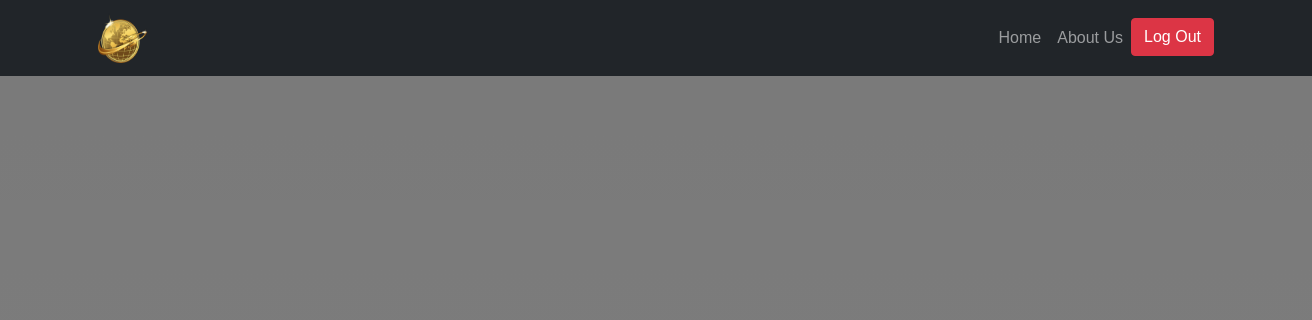
The app's page /main/, older data.
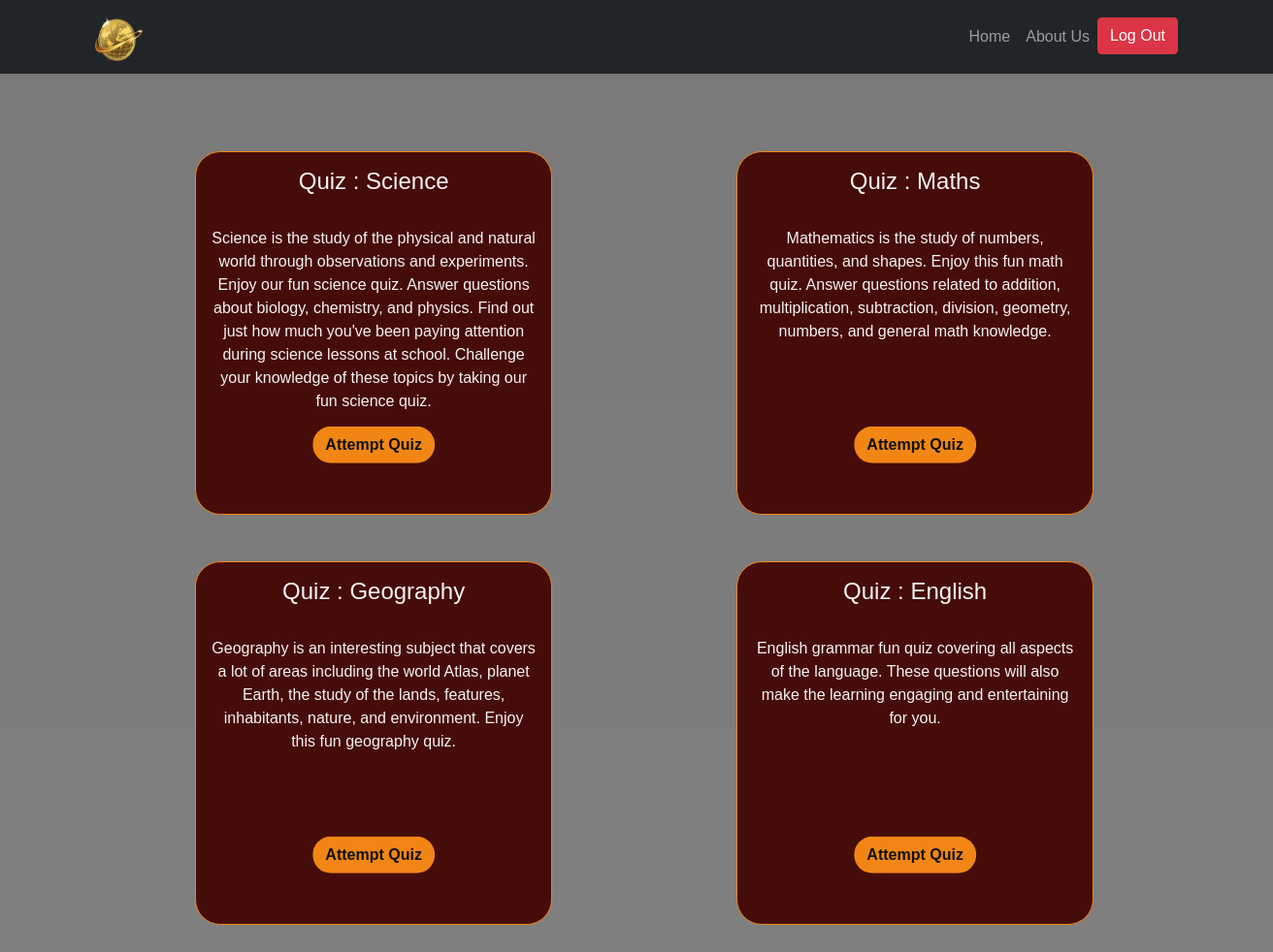
The same page, newer data.
### quiz_web/models.py (models this page shows, shortened)
class Quiz(models.Model):
    name = models.CharField(max_length=50)
    desc = models.CharField(max_length=500)
    number_of_questions = models.IntegerField(default=1)
    time = models.IntegerField(help_text="Duration of the quiz in seconds", default="1")

### quiz_web/views.py (the view)
# urls.py: path("main/",views.main, name="main"),
def main(request):
    quiz = Quiz.objects.all()
    para = {'quiz' : quiz}
    return render(request, 'quiz_web/main.html', para )

### quiz_web/Templates/quiz_web/main.html (shortened to what this page needs)
{% extends 'quiz_web/base.html' %}
{% load static %}
{% block body %}
<body>
<br><br><br>
<div style="margin-left: 13.5%;" class="container">
  <div class="container mx-auto mt-2">
    <div class="row">
      {% for i in quiz %}
      <div class="col-md-6">
        <div class="card" style="width: 23rem;">
          <div class="card-body text-center">
            <h4 class="card-title" style="text-align: center;">Quiz : {{i.name}}</h4>
            <br>
            <p class="card-text">{{i.desc}}</p>
            <br>
            <button data-bs-target="#exampleModal" data-bs-toggle="modal" data-time="{{i.time}}"
              data-questions="{{i.number_of_questions}}" data-name="{{i.name}}" data-id="{{i.id}}" id="btn"
              style="justify-content: center;" class="btn attempt mr-2 modal-button">
              Attempt Quiz</button>
          </div>
        </div>
      </div>
      {% endfor %}
    </div>
  </div>
</div>
</body>
{% endblock %}

### quiz_web/Templates/quiz_web/base.html (shortened to what this page needs)
<!DOCTYPE html>
<html lang="en">
<head>
  <link href="https://cdn.jsdelivr.net/npm/bootstrap@5.1.3/dist/css/bootstrap.min.css" rel="stylesheet">
</head>
{%load static%}
<body>
<nav class="navbar navbar-expand-lg navbar-dark bg-dark static-top">
  <div class="container">
    <a class="navbar-brand" href="#">
      <img src="{%static 'Image/Logo.png'%}" width="50" height="50">
    </a>
    <div class="collapse navbar-collapse" id="navbarSupportedContent">
      <ul class="navbar-nav ms-auto">
        <li class="nav-item">
          <a class="nav-link " aria-current="page" href="{%url 'main'%}">Home</a>
        </li>
        <li class="nav-item">
          <a class="nav-link" href="{%url 'about_us'%}">About Us</a>
        </li>
        <li class="nav-item">
          <a href="https://google.com" class="btn btn-danger">Log Out</a>
        </li>
      </ul>
    </div>
  </div>
</nav>
{% block body %}
{% endblock %}
</body>
</html>

Row changes from the older to the newer data that the page shows:
added Quiz: name "Science", desc "Science is the study of the physical and natural world through observations and experiments. Enjoy our fun science quiz. Answer questions about biology, chemistry, and physics. Find out just how much you've been paying attention during science lessons at school. Challenge your knowledge of these topics by taking our fun science quiz."
added Quiz: name "Maths", desc "Mathematics is the study of numbers, quantities, and shapes. Enjoy this fun math quiz. Answer questions related to addition, multiplication, subtraction, division, geometry, numbers, and general math knowledge."
added Quiz: name "Geography", desc "Geography is an interesting subject that covers a lot of areas including the world Atlas, planet Earth, the study of the lands, features, inhabitants, nature, and environment. Enjoy this fun geography quiz."
added Quiz: name "English", desc "English grammar fun quiz covering all aspects of the language. These questions will also make the learning engaging and entertaining for you."
